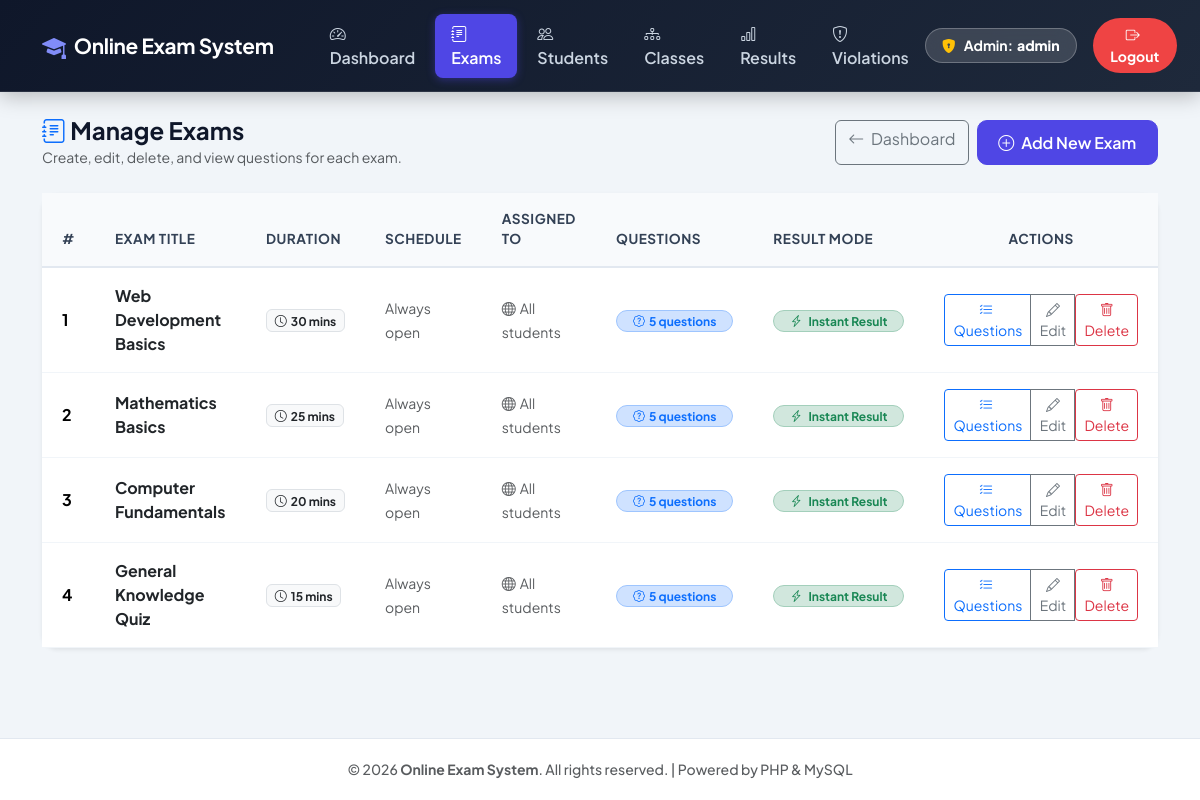
The app's page /admin/manage-exam.php (signed in) with its own data.
### tables this page shows
CREATE TABLE IF NOT EXISTS `exams` (
    `id`               INT AUTO_INCREMENT PRIMARY KEY,
    `title`            VARCHAR(150) NOT NULL,
    `duration_minutes` INT          NOT NULL DEFAULT 30,
    `result_mode`      VARCHAR(20)  NOT NULL DEFAULT 'instant',
    `start_at`         DATETIME     NULL,
    `end_at`           DATETIME     NULL
);

### admin/manage-exam.php (the view, shortened to what this page needs)
<?php
include '../includes/header.php';
include '../config/db.php';
$exams = mysqli_query($conn, "SELECT e.*,
    (SELECT COUNT(*) FROM questions q WHERE q.exam_id = e.id) AS q_count,
    (SELECT COUNT(*) FROM questions q WHERE q.exam_id = e.id AND q.question_type = 'descriptive') AS desc_count,
    (SELECT GROUP_CONCAT(c.name ORDER BY c.sort_order SEPARATOR ', ')
     FROM exam_class_assignments eca JOIN classes c ON c.id=eca.class_id
     WHERE eca.exam_id = e.id) AS assigned_classes,
    (SELECT GROUP_CONCAT(eca2.class_id SEPARATOR ',')
     FROM exam_class_assignments eca2 WHERE eca2.exam_id = e.id) AS assigned_class_ids
    FROM exams e ORDER BY e.id DESC");
?>
<div class="d-flex justify-content-between align-items-center mb-4">
    <div>
        <h4 class="fw-bold mb-0"><i class="bi bi-journal-text text-primary"></i> Manage Exams</h4>
        <small class="text-muted">Create, edit, delete, and view questions for each exam.</small>
    </div>
    <div class="d-flex gap-2">
        <a href="dashboard.php" class="btn btn-outline-secondary">
            <i class="bi bi-arrow-left me-1"></i> Dashboard
        </a>
        <button class="btn btn-primary" data-bs-toggle="modal" data-bs-target="#addExamModal">
            <i class="bi bi-plus-circle me-1"></i> Add New Exam
        </button>
    </div>
</div>
<div class="card shadow-sm border-0 rounded-4">
    <div class="card-body p-0">
        <div class="table-responsive">
            <table class="table custom-table align-middle mb-0">
                <thead>
                    <tr>
                        <th class="ps-4">#</th>
                        <th>Exam Title</th>
                        <th>Duration</th>
                        <th>Schedule</th>
                        <th>Assigned To</th>
                        <th>Questions</th>
                        <th>Result Mode</th>
                        <th class="text-center pe-4">Actions</th>
                    </tr>
                </thead>
                <tbody>
                    <?php
                    if ($exams && mysqli_num_rows($exams) > 0):
                        $i = 1;
                        while ($e = mysqli_fetch_assoc($exams)):
                            $has_desc = ((int)($e['desc_count'] ?? 0)) > 0;
                            $mode = $e['result_mode'] ?? 'instant';
                    ?>
                        <tr>
                            <td class="ps-4 fw-bold"><?php echo $i++; ?></td>
                            <td><strong class="text-dark"><?php echo htmlspecialchars($e['title']); ?></strong></td>
                            <td><span class="badge bg-light text-dark border"><i class="bi bi-clock me-1"></i><?php echo (int)$e['duration_minutes']; ?> mins</span></td>
                            <td>
                                <?php
                                $now  = time();
                                $s_at = $e['start_at'] ? strtotime($e['start_at']) : null;
                                $e_at = $e['end_at']   ? strtotime($e['end_at'])   : null;
                                if ($s_at && $e_at) {
                                    if ($now < $s_at)
                                        echo '<span class="badge bg-info-subtle text-info border border-info-subtle rounded-pill px-2 py-1"><i class="bi bi-calendar-event me-1"></i>Opens ' . date('d M, H:i', $s_at) . '</span>';
                                    elseif ($now >= $s_at && $now <= $e_at)
                                        echo '<span class="badge bg-success rounded-pill px-2 py-1"><i class="bi bi-broadcast me-1"></i>LIVE until ' . date('H:i', $e_at) . '</span>';
                                    else
                                        echo '<span class="badge bg-secondary rounded-pill px-2 py-1"><i class="bi bi-lock me-1"></i>Ended ' . date('d M', $e_at) . '</span>';
                                } else {
                                    echo '<span class="text-muted small">Always open</span>';
                                }
                                ?>
                            </td>
                            <td>
                                <?php if (!empty($e['assigned_classes'])): ?>
                                    <?php foreach (explode(', ', $e['assigned_classes']) as $cn): ?>
                                        <span class="badge bg-primary-subtle text-primary border border-primary-subtle rounded-pill px-2 py-1 me-1">
                                            <?php echo htmlspecialchars(trim($cn)); ?>
                                        </span>
                                    <?php endforeach; ?>
                                <?php else: ?>
                                    <span class="text-muted small"><i class="bi bi-globe me-1"></i>All students</span>
                                <?php endif; ?>
                            </td>
                            <td>
                                <a href="manage-questions.php?exam_id=<?php echo $e['id']; ?>" class="text-decoration-none">
                                    <span class="badge bg-primary-subtle text-primary border border-primary-subtle rounded-pill px-3 py-1">
                                        <i class="bi bi-patch-question me-1"></i><?php echo $e['q_count']; ?> questions
                                    </span>
                                </a>
                            </td>
                            <td>
                                <?php if ($has_desc): ?>
                                    <span class="badge bg-warning text-dark border rounded-pill px-3 py-1" title="Exams with descriptive answers always require manual evaluation">
                                        <i class="bi bi-pencil-square me-1"></i> Pending (Descriptive)
                                    </span>
                                <?php elseif ($mode === 'pending'): ?>
                                    <span class="badge bg-warning-subtle text-warning border border-warning-subtle rounded-pill px-3 py-1">
                                        <i class="bi bi-hourglass-split me-1"></i> Pending Review
                                    </span>
                                <?php else: ?>
                                    <span class="badge bg-success-subtle text-success border border-success-subtle rounded-pill px-3 py-1">
                                        <i class="bi bi-lightning-charge me-1"></i> Instant Result
                                    </span>
                                <?php endif; ?>
                            </td>
                            <td class="text-center pe-4">
                                <div class="btn-group btn-group-sm">
                                    <a href="manage-questions.php?exam_id=<?php echo $e['id']; ?>" class="btn btn-outline-primary" title="Manage Questions">
                                        <i class="bi bi-list-check me-1"></i> Questions
                                    </a>
                                    <button class="btn btn-outline-secondary" data-bs-toggle="modal" data-bs-target="#editExamModal<?php echo $e['id']; ?>" title="Edit Exam">
                                        <i class="bi bi-pencil"></i> Edit
                                    </button>
                                    <form method="POST" action="manage-exam.php" style="display:inline;" onsubmit="return confirm('Are you sure you want to delete exam &quot;<?php echo htmlspecialchars($e['title'], ENT_QUOTES); ?>&quot;? All associated questions and results will be deleted.');">
                                        <button type="submit" class="btn btn-outline-danger btn-sm" title="Delete Exam">
                                            <i class="bi bi-trash"></i> Delete
                                        </button>
                                    </form>
                                </div>
                            </td>
                        </tr>
                    <?php
                        endwhile;
                    endif; ?>
                </tbody>
            </table>
        </div>
    </div>
</div>
<?php include '../includes/footer.php'; ?>

### css/style.css (style rules this page uses)
:root { --primary-color: #4f46e5; --primary-hover: #4338ca; --secondary-color: #64748b; --success-color: #10b981; --danger-color: #ef4444; --warning-color: #f59e0b; --info-color: #06b6d4; --bg-body: #f1f5f9; --card-bg: #ffffff; --text-main: #0f172a; --text-muted: #64748b; --border-color: #cbd5e1; --shadow-sm: 0 1px 3px rgba(0,0,0,0.08); --shadow-md: 0 4px 14px rgba(15, 23, 42, 0.1); --shadow-lg: 0 12px 28px rgba(15, 23, 42, 0.15); }
body { background-color: var(--bg-body) !important; color: var(--text-main) !important; font-family: 'Plus Jakarta Sans', -apple-system, BlinkMacSystemFont, sans-serif; min-height: 100vh; display: flex; flex-direction: column; }
.custom-table { border-collapse: separate !important; border-spacing: 0 !important; }
.custom-table thead th { background: #f8fafc !important; color: #334155 !important; font-weight: 700 !important; font-size: 0.85rem !important; text-transform: uppercase !important; letter-spacing: 0.5px !important; padding: 1rem 1.25rem !important; border-bottom: 2px solid #e2e8f0 !important; }
.custom-table tbody td { padding: 1rem 1.25rem !important; vertical-align: middle !important; border-bottom: 1px solid #f1f5f9 !important; }
.btn-primary { background-color: #4f46e5 !important; border-color: #4f46e5 !important; color: #ffffff !important; font-weight: 600 !important; border-radius: 10px !important; padding: 0.6rem 1.3rem !important; transition: all 0.2s ease !important; }

### records on screen
exams: title "Web Development Basics", duration_minutes "30", q_count "5", result_mode "instant" (drawn)
exams: title "Mathematics Basics", duration_minutes "25", q_count "5", result_mode "instant" (drawn)
exams: title "Computer Fundamentals", duration_minutes "20", q_count "5", result_mode "instant" (drawn)
exams: title "General Knowledge Quiz", duration_minutes "15", q_count "5", result_mode "instant" (drawn)

### other values on screen
$_SESSION['admin_username'] "admin"
